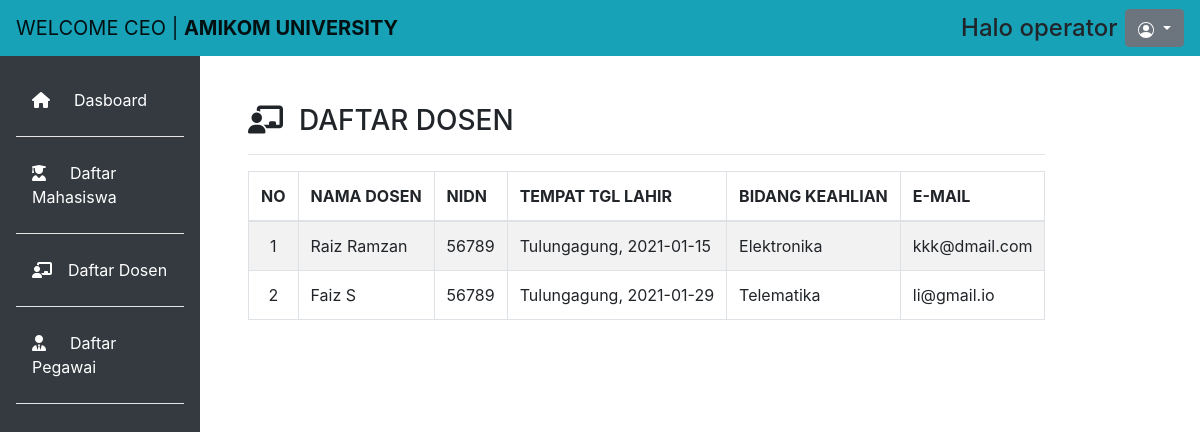
/user/dosen.php, run on the app's committed database.
### tables this page shows
CREATE TABLE `data_user` (
  `id` int(11) NOT NULL,
  `nama_user` varchar(255) NOT NULL,
  `password` varchar(255) NOT NULL,
  `name` varchar(255) NOT NULL
);

CREATE TABLE `data_dosen` (
  `id` int(11) NOT NULL,
  `nama` varchar(255) NOT NULL,
  `NIDN` int(11) NOT NULL,
  `tempat` varchar(255) NOT NULL,
  `tanggal` date NOT NULL,
  `keahlian` varchar(255) NOT NULL,
  `email` varchar(255) NOT NULL
);

### user/dosen.php (the view, shortened to what this page needs)
<!doctype html>
<html lang="en">
  <head>
    <link rel="stylesheet" href="https://cdn.jsdelivr.net/npm/bootstrap@4.5.3/dist/css/bootstrap.min.css">
    <link rel="stylesheet" type="text/css" href="css/admin.css">
  </head>
  <body>
  	<nav class="navbar navbar-expand-lg navbar-light bg-info">
	  <a class="navbar-brand" href="dash.php">WELCOME CEO | <b>AMIKOM UNIVERSITY</b></a>
	    <div class="form-inline my-2 my-lg-0 ml-auto">
	    	<?php
			    include ("../config/koneksi.php");
			    $id = $_SESSION['id'];
			    $sql = "SELECT * FROM data_user WHERE id='$id'";
			    $hasil = mysqli_query($db, $sql) or exit("Error query : <b>".$sql."</br>");
			    $data = mysqli_fetch_assoc($hasil)
			?>
	    	<h4 class="form-inline mr-sm-2 my-lg-0 ml-auto">Halo <?php echo $data['name'];?></h4>
	      <div class="dropdown">
			  <button class="btn btn-secondary dropdown-toggle" type="button" id="dropdownMenuButton" data-toggle="dropdown" aria-haspopup="true" aria-expanded="false">
			  </button>
			</div>
	    </div>
	</nav>
	<div class="row no-gutters mt-0">
		<div class="col-md-2 bg-dark mt-0 pr-3 pt-4">
			<ul class="nav flex-column ml-3 mb-5">
			  <li class="nav-item">
			    <a class="nav-link active text-white" href="dash.php"><i class="fas fa-home mr-4"></i>Dasboard</a><hr class="bg-white">
			  </li>
			  <li class="nav-item">
			    <a class="nav-link text-white" href="mahasiswa.php"><i class="fas fa-user-graduate mr-4"></i>Daftar Mahasiswa</a><hr class="bg-white">
			  </li>
			  <li class="nav-item">
			    <a class="nav-link text-white"><i class="fas fa-chalkboard-teacher mr-3"></i>Daftar Dosen</a><hr class="bg-white">
			  </li>
			  <li class="nav-item">
			    <a class="nav-link text-white" href="pegawai.php"><i class="fas fa-user-tie mr-4"></i>Daftar Pegawai</a><hr class="bg-white">
			  </li>
			</ul>
		</div>
		<div class="com-md-10 p-5 pt-2">
			<h3><i class="fas fa-chalkboard-teacher mr-3"></i>DAFTAR DOSEN</h3><hr width="100%">
			<table class="table table-striped table-bordered">
			  <thead>
			    <tr>
			      <th scope="col">NO</th>
			      <th scope="col">NAMA DOSEN</th>
			      <th scope="col">NIDN</th>
			      <th scope="col">TEMPAT TGL LAHIR</th>
			      <th scope="col">BIDANG KEAHLIAN</th>
			      <th scope="col">E-MAIL</th>
			    </tr>
			  </thead>
			  <?php
			    include ("../config/koneksi.php");
			    $sql = "SELECT * FROM data_dosen";
			    $hasil = mysqli_query($db, $sql) or exit("Error query : <b>".$sql."</br>");
			    $i = 0;
			    while ($data = mysqli_fetch_assoc($hasil)) {
			    	$i++
			    ?>
				    <tr>
				    	<td align="center"><?php echo $i ?></td>
				    	<td><?php echo $data['nama'];?></td>
				    	<td align="center"><?php echo $data['NIDN'];?></td>
				    	<td><?php echo $data['tempat'],', ', $data['tanggal'];?></td>
				    	<td><?php echo $data['keahlian'];?></td>
				    	<td><?php echo $data['email'];?></td>
				    </tr>
			    <?php } ?>
			</table>
		</div>
	</div>
  </body>
</html>

### user/css/admin.css (style rules this page uses)
.col-md-2 { min-height: 800px; }

### data on the page
data_user: name "operator"
data_dosen: nama "Raiz Ramzan", NIDN "56789", tempat "Tulungagung", tanggal "2021-01-15", keahlian "Elektronika", email "kkk@dmail.com"
data_dosen: nama "Faiz S", NIDN "56789", tempat "Tulungagung", tanggal "2021-01-29", keahlian "Telematika", email "li@gmail.io"
